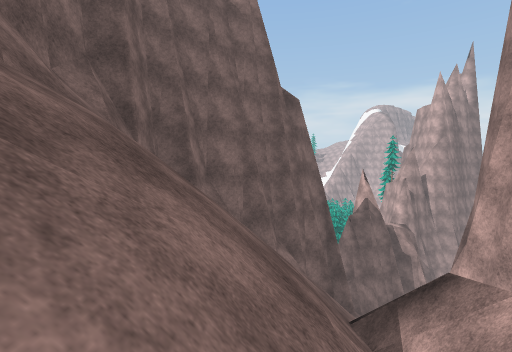
view 1 (above)

12 first-person views from a walk through a Unity game level. The camera is 1.4 m above the floor, tilts 4° down and sees 85° across. The floor is counted in squares, 2 m on a side. Each view is taken from the middle of a square. On the plan, view 1 faces up. The plan holds only what a view shows up to about 9 squares ahead; the rest is blank. The place goes on beyond the plan. The player is left out. Some surface patterns are stand-ins.

view 2
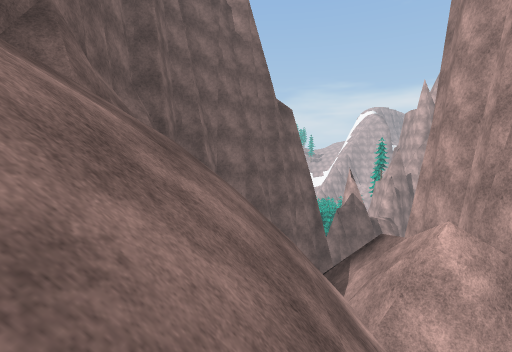

view 3
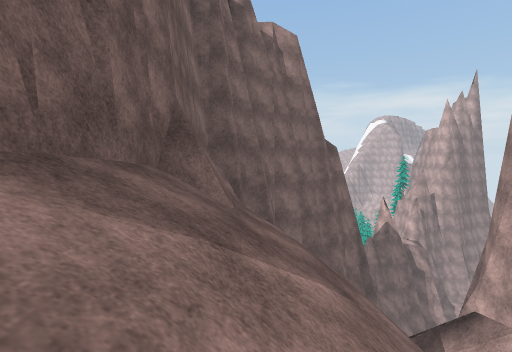

view 4
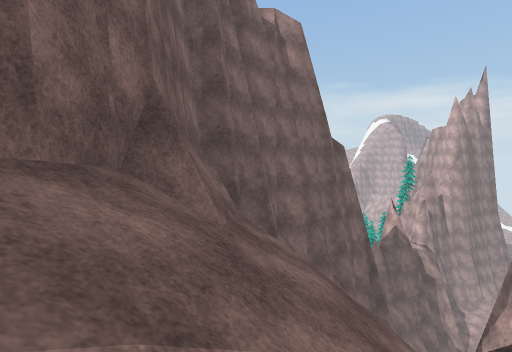

view 5
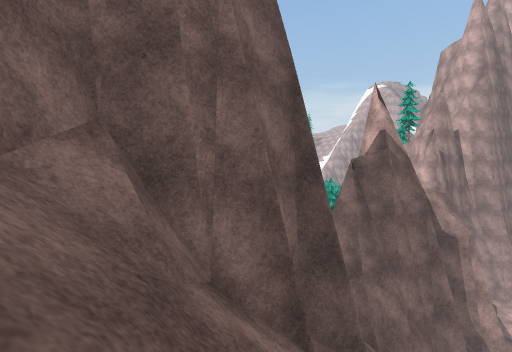

view 6
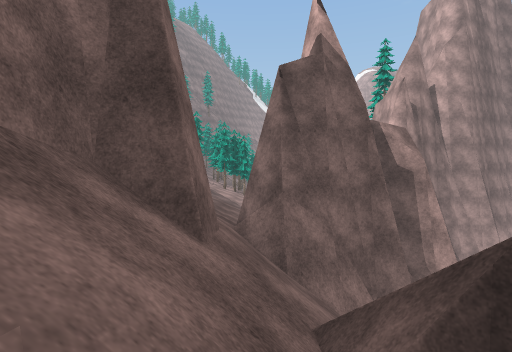

view 7
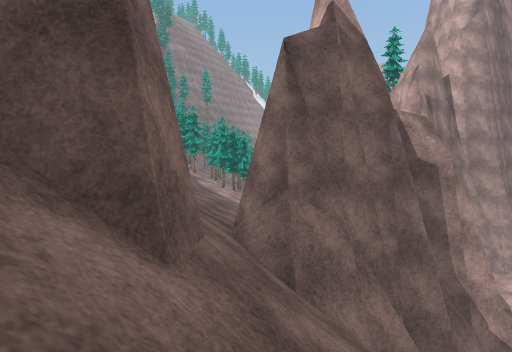

view 8
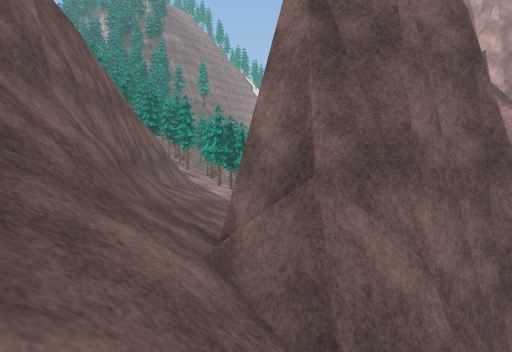

view 9
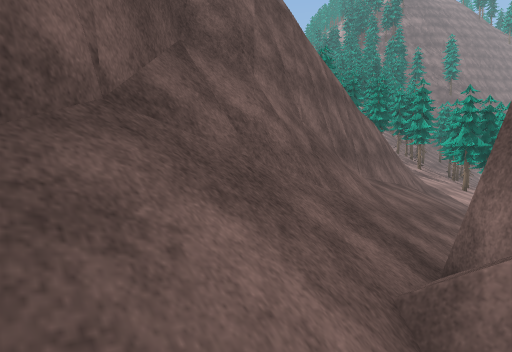

view 10
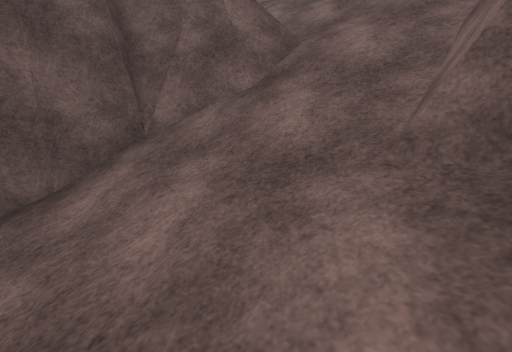

view 11
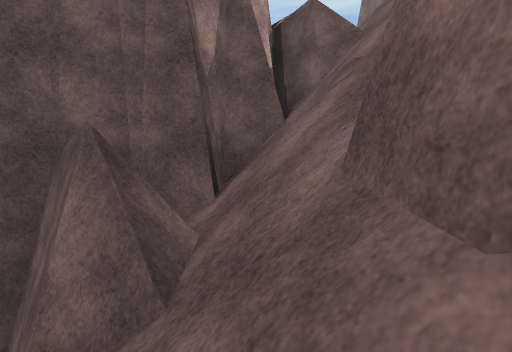

view 12
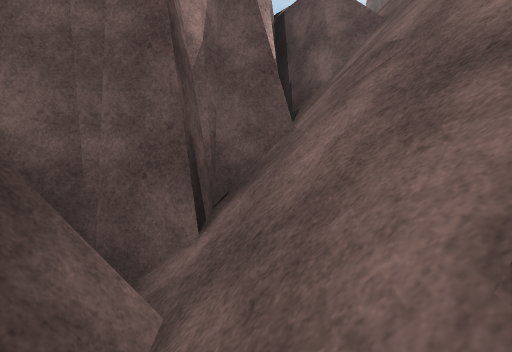

### Floor plan
Key: @ floor where view 1 was taken; # wall or solid block; / step, stairs or slope; = window, fence, low wall or low ledge; v drop or lower ground.
Columns run from 4 left of view 1 to 8 right of it. Each row starts with its distance up from view 1.
 21      #/
 20      #/
 19      #//
 18      #//
 17      #//
 16      #//
 15      #=/
 14      v#/#   #
 13      v#/#####
 12       ##=##//
 11       ##/////
 10       ##/////
  9     ###//##//
  8   ###////####
  7  ##/ //#/##
  6  #/  //v##
  5  #/ //=##
  4  #///v##
  3  #///vv#
  2 ##///v
  1 #////v
  0  ///@v
 -1  ////
 -2   / /

Positions as (right, up) in squares from view 1, and headings:
1: (0, 0), facing up
2: (0, -2), facing up
3: (-2, -2), facing up
4: (-2, -1), facing up
5: (2, 6), facing up
6: (4, 7), facing up
7: (4, 8), facing up
8: (4, 10), facing up
9: (4, 11), facing up-left
10: (8, 12), facing down-left
11: (4, 11), facing down
12: (4, 10), facing down
